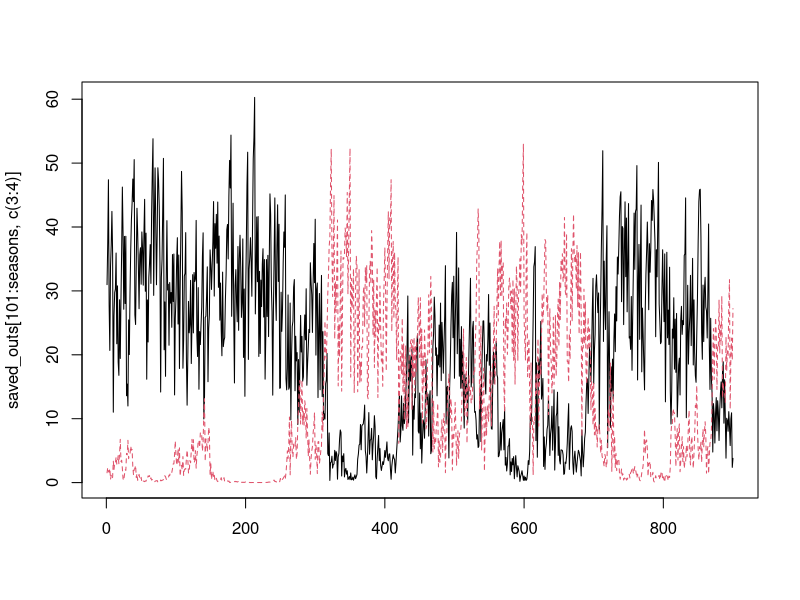

Here is the R script that generated this plot:
##  Semi-discrete storage effect model of two species 
##  coexisting on one essential resource.                

##  Authors:  Andrew Tredennick, Peter Adler, and Fred Adler
##  Email:    atredenn@gmail.com
##  Date:     4.24.2015 -- Copied over from relative_nonlinearity.R and 
##                         variable germination included for storage effect.
##            5.21.2016 -- Updated model to have most dynamics occur at the
##                         end of season, discrete time intervals


############################  MODEL DESCRIPTION  ##############################
# Species "split" themselves between a dormant, low-mortaility stage (D) and  #
# a higher mortality, high growth stage (N).                                  #
# The single resource is R.                                                   #
# There are two sources of variability: an environmental cue that drives the  #
# storage effect, and resource variability.                                   #
###############################################################################

# Clear the Workspace
rm(list=ls())

ptm <- proc.time() # start time


####
#### Initial Conditions, Global Variables, and Parameters ----------------------
####
seasons <- 1000                  # number of seasons to simulate
seasons_to_exclude <- 200        # initial seasons to exclude from plots
days_to_track <- 20              # number of days to simulate in odSolve
DNR <- c(D=c(1,1),N=c(1,1),R=10) # initial conditions
Rmu <- 3                         # mean resource pulse (on log scale)
Rsd_annual <- 0                  # std dev of resource pulses (on log scale)
sigE <- 2                        # environmental cue variance
rho <- 0                         # environmental cue correlation between species

# Within-season parameters
parms <- list(
  r = c(5,5),                    # max growth rate for each species
  alpha = c(5,5),                # rate parameter for Hill function 
  beta = c(20,20),               # shape parameter for Hill function
  eps = c(0.2,0.19)               # resource-to-biomass efficiency
)

# End-of-season transition parameters
a1 <- 0.50                       # live-to-dormant biomass fraction; spp1
a2 <- 0.50                       # live-to-dormant biomass fraction; spp2
b1 <- 0                          # adult survivorship; spp1 (0 if annual, >0 if perennial)
b2 <- 0                          # adult survivorship; spp2 (0 if annual, >0 if perennial)
m1 <- 0.1                        # dormant mortality; spp1
m2 <- 0.1                        # dormant mortality; spp2
theta1 <- 0                      # resource recycling fraction; spp1
theta2 <- 0                      # resource recycling fraction; spp2
c <- 0                           # resource carry-over fraction

####
#### Load relevant libraries ----------------------------------------
####
library('deSolve')
library('mvtnorm')



####
#### Model functions -------------------------------------------------
####
## Continuous model
updateDNR <- function(t, DNR, parms){
  with(as.list(c(DNR, parms)), {
    dD1dt = 0
    dD2dt = 0
    dN1dt = N1*eps[1]*(uptake_R(r[1], R, alpha[1], beta[1]))
    dN2dt = N2*eps[2]*(uptake_R(r[2], R, alpha[2], beta[2]))
    dRdt = -1 * (dN1dt + dN2dt)
    list(c(dD1dt, dD2dt, dN1dt, dN2dt, dRdt)) #output
  })
}

##  Resource uptake function (Hill function)
uptake_R <- function(r, R, alpha, beta){
  return((r*R^alpha) / (beta^alpha + R^alpha))
}

## Discrete model
update_DNR <- function(t,DNR,gs,a1,a2,m1,m2,b1,b2,theta1,theta2,c){
  with (as.list(DNR),{
    g1 <- gs[1]
    g2 <- gs[2]
    D1 <- a1*N1 + D1*(1-g1)*(1-m1)
    D2 <- a2*N2 + D2*(1-g2)*(1-m2)
    N1 <- b1*(1-a1)*N1 + g1*(D1+(a1*N1))*(1-m1)
    N2 <- b2*(1-a2)*N2 + g2*(D2+(a2*N2))*(1-m2)
    R <- theta1*(1-a1)*N1 + theta2*(1-a2)*N2 + c*R + Rvector[t]
    return(c(D1, D2, N1, N2, R))
  })
}


####
#### Simulate model -----------------------------------------------------
####
days <- c(1:days_to_track)

# Get "germination" fractions for each year
getG <- function(sigE, rho, nTime){
  varcov <- matrix(c(sigE, rho*sigE, rho*sigE, sigE), 2, 2)
  e <- rmvnorm(n = nTime, mean = c(0,0), sigma = varcov)
  g <- exp(e) / (1+exp(e))
  return(g)
}

# Loop over seasons
nms <- names(DNR)
gVec <- getG(sigE = sigE, rho = rho, nTime = seasons)
Rvector <- rlnorm(seasons, Rmu, Rsd_annual)
saved_outs <- matrix(ncol=5, nrow=seasons)
for(season_now in 1:seasons){
  output <- ode(y = DNR, times=days,
                func = updateDNR, parms = parms)
  DNR <- output[nrow(output),nms]
  saved_outs[season_now,] <- DNR
  names(DNR) <- nms
  DNR <- update_DNR(season_now, DNR, gVec[season_now,],
                    a1=a1,a2=a2,m1=m1,m2=m2,b1=b1,b2=b2,
                    theta1=theta1,theta2=theta2,c=c)
  names(DNR) <- nms
}

matplot(saved_outs[101:seasons,c(3:4)], type="l")


proc.time() - ptm
